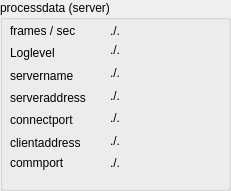
   <widget class="QGroupBox" name="groupBox_5">
    <property name="geometry">
     <rect>
      <x>590</x>
      <y>20</y>
      <width>231</width>
      <height>191</height>
     </rect>
    </property>
    <property name="title">
     <string>processdata (server)</string>
    </property>
    <widget class="QLabel" name="label_19">
     <property name="geometry">
      <rect>
       <x>10</x>
       <y>20</y>
       <width>111</width>
       <height>21</height>
      </rect>
     </property>
     <property name="text">
      <string>frames / sec</string>
     </property>
    </widget>
    <widget class="QLabel" name="lbl_fps">
     <property name="geometry">
      <rect>
       <x>110</x>
       <y>20</y>
       <width>111</width>
       <height>21</height>
      </rect>
     </property>
     <property name="text">
      <string>./.</string>
     </property>
    </widget>
    <widget class="QLabel" name="label_20">
     <property name="geometry">
      <rect>
       <x>10</x>
       <y>43</y>
       <width>46</width>
       <height>20</height>
      </rect>
     </property>
     <property name="text">
      <string>Loglevel</string>
     </property>
    </widget>
    <widget class="QLabel" name="lbl_loglevel">
     <property name="geometry">
      <rect>
       <x>110</x>
       <y>40</y>
       <width>111</width>
       <height>20</height>
      </rect>
     </property>
     <property name="text">
      <string>./.</string>
     </property>
    </widget>
    <widget class="QLabel" name="label_21">
     <property name="geometry">
      <rect>
       <x>10</x>
       <y>66</y>
       <width>71</width>
       <height>20</height>
      </rect>
     </property>
     <property name="text">
      <string>servername</string>
     </property>
    </widget>
    <widget class="QLabel" name="lbl_servername">
     <property name="geometry">
      <rect>
       <x>110</x>
       <y>62</y>
       <width>111</width>
       <height>21</height>
      </rect>
     </property>
     <property name="text">
      <string>./.</string>
     </property>
    </widget>
    <widget class="QLabel" name="label_22">
     <property name="geometry">
      <rect>
       <x>10</x>
       <y>90</y>
       <width>91</width>
       <height>16</height>
      </rect>
     </property>
     <property name="text">
      <string>serveraddress</string>
     </property>
    </widget>
    <widget class="QLabel" name="lbl_serveraddress">
     <property name="geometry">
      <rect>
       <x>110</x>
       <y>86</y>
       <width>111</width>
       <height>20</height>
      </rect>
     </property>
     <property name="text">
      <string>./.</string>
     </property>
    </widget>
    <widget class="QLabel" name="label_23">
     <property name="geometry">
      <rect>
       <x>10</x>
       <y>110</y>
       <width>81</width>
       <height>20</height>
      </rect>
     </property>
     <property name="text">
      <string>connectport</string>
     </property>
    </widget>
    <widget class="QLabel" name="lbl_serverport">
     <property name="geometry">
      <rect>
       <x>110</x>
       <y>110</y>
       <width>111</width>
       <height>16</height>
      </rect>
     </property>
     <property name="text">
      <string>./.</string>
     </property>
    </widget>
    <widget class="QLabel" name="label_24">
     <property name="geometry">
      <rect>
       <x>10</x>
       <y>133</y>
       <width>91</width>
       <height>20</height>
      </rect>
     </property>
     <property name="text">
      <string>clientaddress</string>
     </property>
    </widget>
    <widget class="QLabel" name="lbl_clientaddress">
     <property name="geometry">
      <rect>
       <x>110</x>
       <y>130</y>
       <width>111</width>
       <height>21</height>
      </rect>
     </property>
     <property name="text">
      <string>./.</string>
     </property>
    </widget>
    <widget class="QLabel" name="label_25">
     <property name="geometry">
      <rect>
       <x>10</x>
       <y>153</y>
       <width>91</width>
       <height>20</height>
      </rect>
     </property>
     <property name="text">
      <string>commport</string>
     </property>
    </widget>
    <widget class="QLabel" name="lbl_clientport">
     <property name="geometry">
      <rect>
       <x>110</x>
       <y>153</y>
       <width>111</width>
       <height>20</height>
      </rect>
     </property>
     <property name="text">
      <string>./.</string>
     </property>
    </widget>
   </widget>
